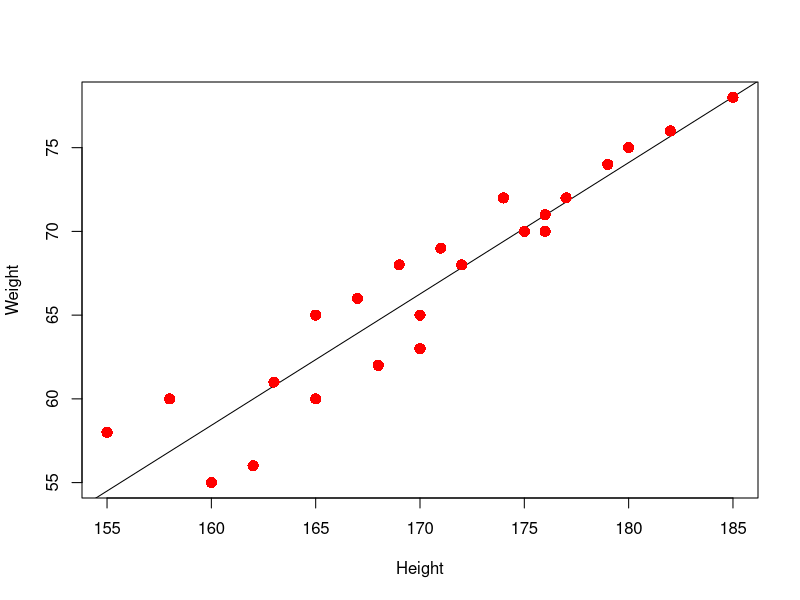

Recreate this plot in R.
height = c(165, 175, 160, 180, 170,172, 168, 185, 155, 163, 177, 162, 170, 182, 169, 175, 176, 167, 158, 179, 165, 171, 174, 168, 176)
weight = c(60, 70, 55, 75, 65,68, 62, 78, 58, 61, 72, 56, 63, 76, 68, 70, 71, 66, 60, 74, 65, 69, 72, 62, 70)
df = data.frame(Height = height, Weight = weight)

model=lm(Weight~Height,df)

plot(df$Height,df$Weight,abline(model),col="red",pch=16,cex=1.5,xlab = "Height",ylab="Weight")
